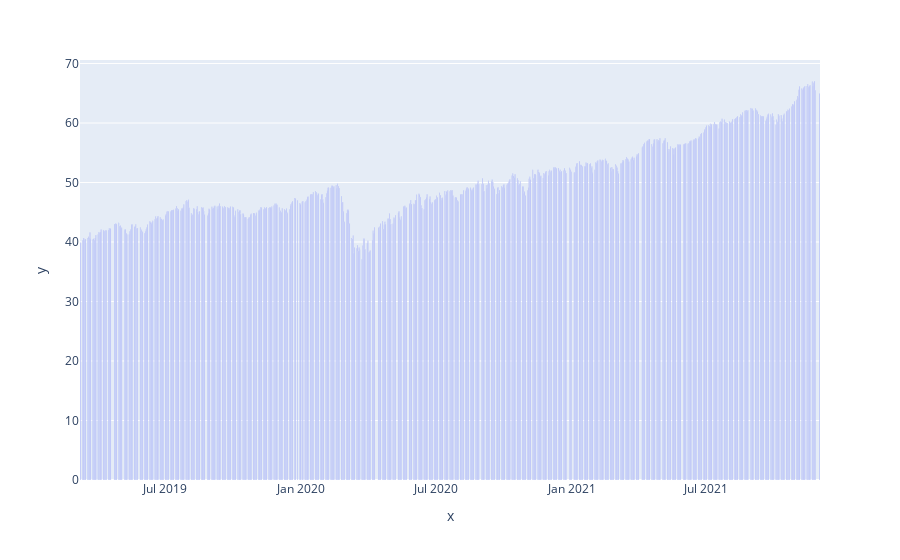

Notebook code cell kept with this figure:
### Code cell
import plotly.express as px

fig2 = px.bar(df, x = list(df['ds']), y = list(df['y']),barmode="group")
fig2.show()

### Figure 1 — Plotly figure (JSON) as saved in the notebook; plotly's stock layout.template omitted (floating-point values rounded to 4 significant figures; data arrays with more than 128 entries replaced by an {"elided": "..."} marker saying what was removed)
{"data": [{"alignmentgroup": "True", "hovertemplate": "x=%{x}<br>y=%{y}<extra></extra>", "legendgroup": "", "marker": {"color": "#636efa", "pattern": {"shape": ""}}, "name": "", "offsetgroup": "", "orientation": "v", "showlegend": false, "textposition": "auto", "type": "bar", "x": {"elided": "691 str values"}, "xaxis": "x", "y": {"elided": "691 float values"}, "yaxis": "y"}], "layout": {"barmode": "group", "legend": {"tracegroupgap": 0}, "margin": {"t": 60}, "xaxis": {"anchor": "y", "domain": [0, 1], "title": {"text": "x"}}, "yaxis": {"anchor": "x", "domain": [0, 1], "title": {"text": "y"}}}}
